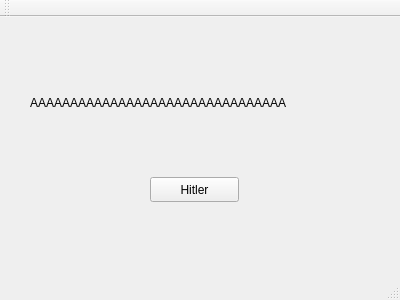
<?xml version="1.0" encoding="UTF-8"?>
<ui version="4.0">
 <class>MainWindow</class>
 <widget class="QMainWindow" name="MainWindow">
  <property name="geometry">
   <rect>
    <x>0</x>
    <y>0</y>
    <width>400</width>
    <height>300</height>
   </rect>
  </property>
  <property name="windowTitle">
   <string>MainWindow</string>
  </property>
  <widget class="QWidget" name="centralWidget">
   <widget class="QPushButton" name="pushButton">
    <property name="geometry">
     <rect>
      <x>150</x>
      <y>160</y>
      <width>89</width>
      <height>25</height>
     </rect>
    </property>
    <property name="text">
     <string>Hitler</string>
    </property>
   </widget>
   <widget class="QLabel" name="label">
    <property name="geometry">
     <rect>
      <x>30</x>
      <y>40</y>
      <width>331</width>
      <height>91</height>
     </rect>
    </property>
    <property name="text">
     <string>AAAAAAAAAAAAAAAAAAAAAAAAAAAAAAAA</string>
    </property>
   </widget>
  </widget>
  <widget class="QMenuBar" name="menuBar">
   <property name="geometry">
    <rect>
     <x>0</x>
     <y>0</y>
     <width>400</width>
     <height>22</height>
    </rect>
   </property>
  </widget>
  <widget class="QToolBar" name="mainToolBar">
   <attribute name="toolBarArea">
    <enum>TopToolBarArea</enum>
   </attribute>
   <attribute name="toolBarBreak">
    <bool>false</bool>
   </attribute>
  </widget>
  <widget class="QStatusBar" name="statusBar"/>
 </widget>
 <layoutdefault spacing="6" margin="11"/>
 <resources/>
 <connections/>
</ui>
